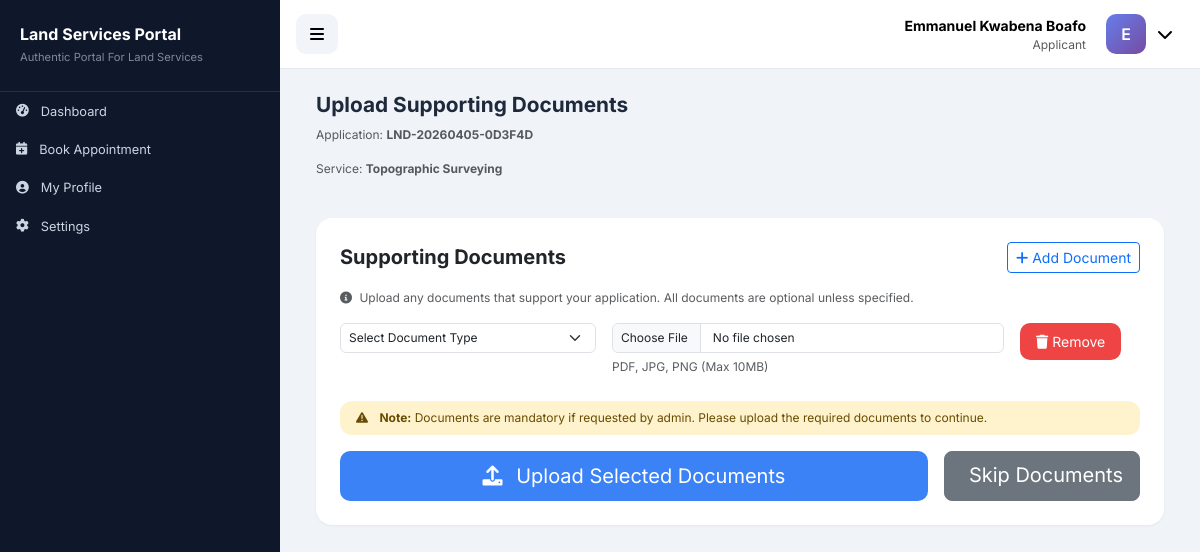
Page /upload_documents/11 (signed in) on the committed database.
### tables this page shows
CREATE TABLE applications (
            id INTEGER PRIMARY KEY AUTOINCREMENT,
            application_number TEXT UNIQUE NOT NULL,
            user_id INTEGER NOT NULL,
            service_type TEXT NOT NULL,
            property_location TEXT NOT NULL,
            property_size REAL,
            title_deed_number TEXT,
            status TEXT DEFAULT 'pending',
            created_at TIMESTAMP DEFAULT CURRENT_TIMESTAMP,
            updated_at TIMESTAMP, applicant_notes TEXT, is_paid BOOLEAN DEFAULT 0, submitted_at TIMESTAMP,
            FOREIGN KEY (user_id) REFERENCES users(id)
        );

### app.py (the view, shortened to what this page needs)
@app.route('/upload_documents/<int:app_id>', methods=['GET', 'POST'])
@login_required
def upload_documents(app_id):
    conn = get_db()
    application = conn.execute('SELECT * FROM applications WHERE id = ? AND user_id = ?',
                               (app_id, session['user_id'])).fetchone()
    if not application:
        flash('Application not found', 'danger')
        return redirect(url_for('my_applications'))
    is_reupload = request.args.get('reupload', False)
    requested_documents = []
    conn.close()
    return render_template('upload_documents.html',
                           application=application,
                           is_reupload=is_reupload,
                           requested_documents=requested_documents)

### app.py (called while the page is built)
def get_db():
    import sqlite3
    conn = sqlite3.connect(DATABASE_PATH)
    conn.row_factory = sqlite3.Row
    return conn

def login_required(f):
    @wraps(f)
    def decorated_function(*args, **kwargs):
        if 'user_id' not in session:
            flash('Please login to access this page', 'warning')
            return redirect(url_for('login'))
        return f(*args, **kwargs)
    return decorated_function

@app.context_processor
def inject_datetime():
    return {'datetime': datetime}

### templates/upload_documents.html (shortened to what this page needs)
{% extends "base_private.html" %}
{% block content %}
<div class="container-fluid">
    <div class="row mb-4">
        <div class="col-12">
            <h2 class="fw-bold">
                {% if is_reupload %}
                    Additional Documents Required
                {% else %}
                    Upload Supporting Documents
                {% endif %}
            </h2>
            <p class="text-muted">Application: <strong>{{ application.application_number }}</strong></p>
            <p class="text-muted">Service: <strong>{{ application.service_type|replace('_', ' ')|title }}</strong></p>
        </div>
    </div>
    <div class="card">
        <div class="card-body p-4">
            <form method="POST" enctype="multipart/form-data" id="uploadForm">
                <div class="mb-4">
                    <div class="d-flex justify-content-between align-items-center mb-3">
                        <h5 class="fw-bold mb-0">
                            {% if is_reupload %}
                                Required Documents
                            {% else %}
                                Supporting Documents
                            {% endif %}
                        </h5>
                        <button type="button" class="btn btn-sm btn-outline-primary" id="addDocumentBtn">
                            <i class="fas fa-plus me-1"></i>Add Document
                        </button>
                    </div>
                    <p class="text-muted small mb-3">
                        <i class="fas fa-info-circle me-1"></i>
                        Upload any documents that support your application. All documents are optional unless specified.
                    </p>
                    <div id="documentsContainer">
                        <div class="document-row mb-3" id="docRow1">
                            <div class="row g-3">
                                <div class="col-md-4">
                                    <select name="document_type[]" class="form-select document-select" data-row="1" required>
                                        <option value="">Select Document Type</option>
                                    </select>
                                </div>
                                <div class="col-md-6">
                                    <input type="file" name="document_file[]" class="form-control" accept=".pdf,.jpg,.png,.jpeg">
                                    <small class="text-muted">PDF, JPG, PNG (Max 10MB)</small>
                                </div>
                                <div class="col-md-2">
                                    <button type="button" class="btn btn-danger btn-sm remove-doc" data-row="1">
                                        <i class="fas fa-trash"></i> Remove
                                    </button>
                                </div>
                            </div>
                        </div>
                    </div>
                </div>
                <div class="alert alert-warning">
                    <i class="fas fa-exclamation-triangle me-2"></i>
                    <strong>Note:</strong> Documents are mandatory if requested by admin. Please upload the required documents to continue.
                </div>
                <div class="d-flex gap-3">
                    <button type="submit" class="btn btn-primary btn-lg flex-grow-1">
                        <i class="fas fa-upload me-2"></i>
                        {% if is_reupload %}Submit Required Documents{% else %}Upload Selected Documents{% endif %}
                    </button>
                    {% if not is_reupload %}
                    <a href="{{ url_for('make_payment', app_id=application.id) }}" class="btn btn-secondary btn-lg">
                        Skip Documents
                    </a>
                    {% endif %}
                </div>
            </form>
        </div>
    </div>
</div>
{% endblock %}

### static/css/custom.css (style rules this page uses)
.form-control, .form-select { font-size: 0.75rem !important; padding: 0.3rem 0.5rem !important; }
.alert { font-size: 0.75rem !important; padding: 0.5rem 1rem !important; }
h2.fw-bold { font-size: 1.3rem !important; }
.text-muted { font-size: 0.75rem !important; }

### templates/base_private.html (style rules this page uses)
* { margin: 0; padding: 0; box-sizing: border-box; }
body { font-family: 'Inter', sans-serif; background: #f0f4f8; color: #1e293b; }
.card { border: none; border-radius: 16px; box-shadow: 0 1px 3px rgba(0, 0, 0, 0.05); transition: transform 0.2s; }
.btn-primary { background: #3b82f6; border: none; border-radius: 10px; padding: 10px 20px; transition: all 0.2s; }
.btn-danger { background: #ef4444; border: none; border-radius: 10px; padding: 8px 16px; transition: all 0.2s; }
.alert { border-radius: 12px; border: none; }

### rows in the picture
applications: application_number "LND-20260405-0D3F4D", service_type "Topographic Surveying"

### other values in the picture
{{ session.user_name }} "Emmanuel Kwabena Boafo"
{{ session.user_type|title }} "Applicant"
{{ session.user_name[0] if session.user_name else 'U' }} "E"
